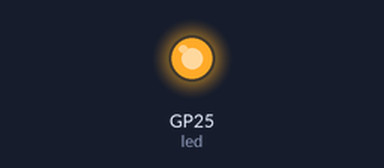
The program below on a simulated Raspberry Pi Pico running MicroPython. On the bench: output pins drawn as LEDs (lit = HIGH).

Above: at 1.0 s.
At 3.0 s:
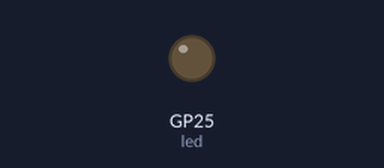
Timing chart, 0 to 5.2 s (numbered marks = the images above):
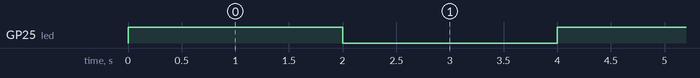

Measured:
- by itself, GP25 (led): alternates HIGH for 2.0 s and LOW for 2.0 s

The program:

pico_1.py
```python
from machine import Pin
import time

led = Pin("LED", Pin.OUT) # 16 for GPIO 16, "LED" for using onboard LED

while True:  #Infinite Loop
	led.value(1) # Turn LED on
	time.sleep(2) # Wait for 2s

	led.value(0) # Turn LED off
	time.sleep(2) # Wait for 2s
```
